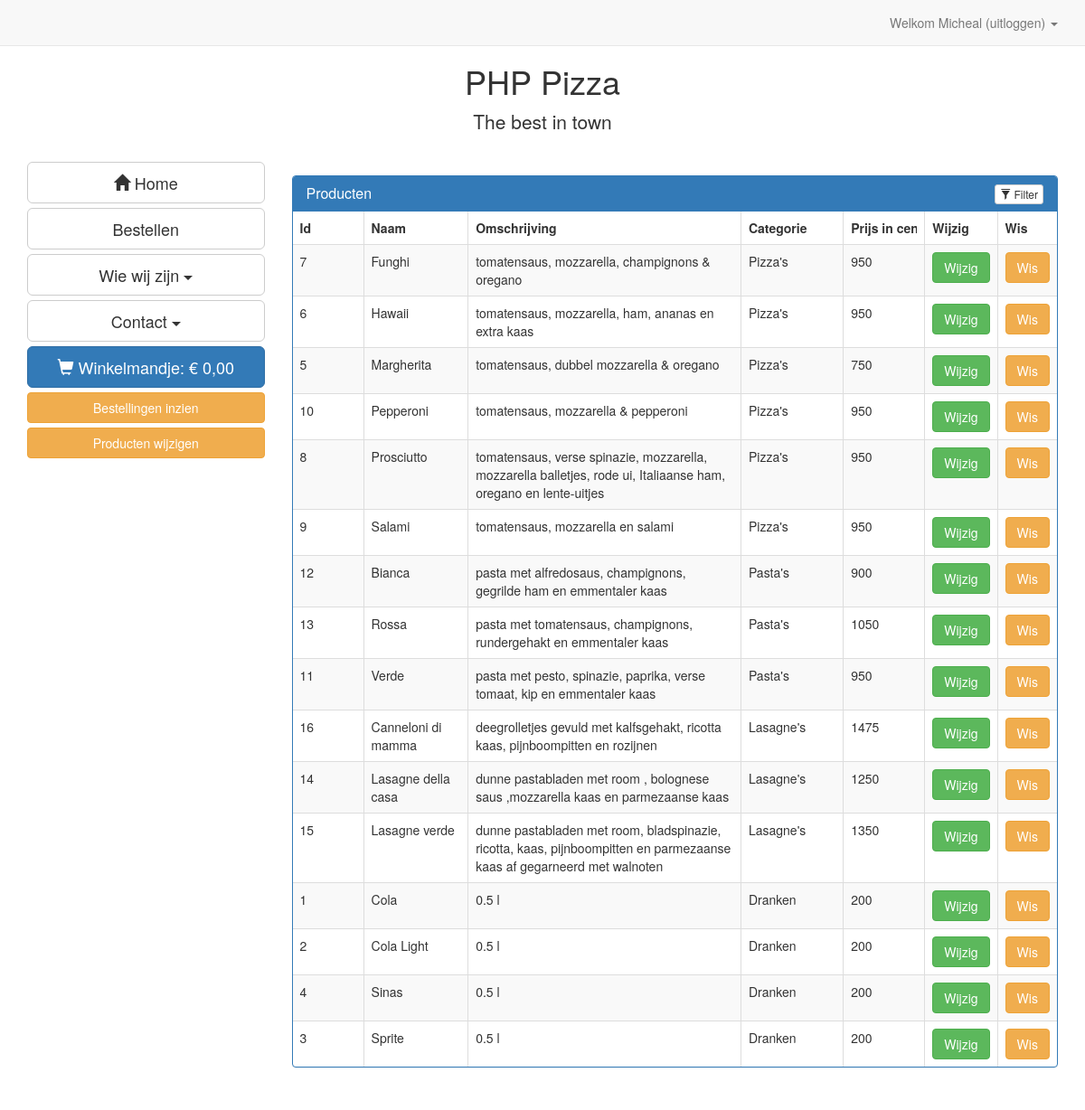
/?page=producten (signed in), run on an earlier commit of the app's database.
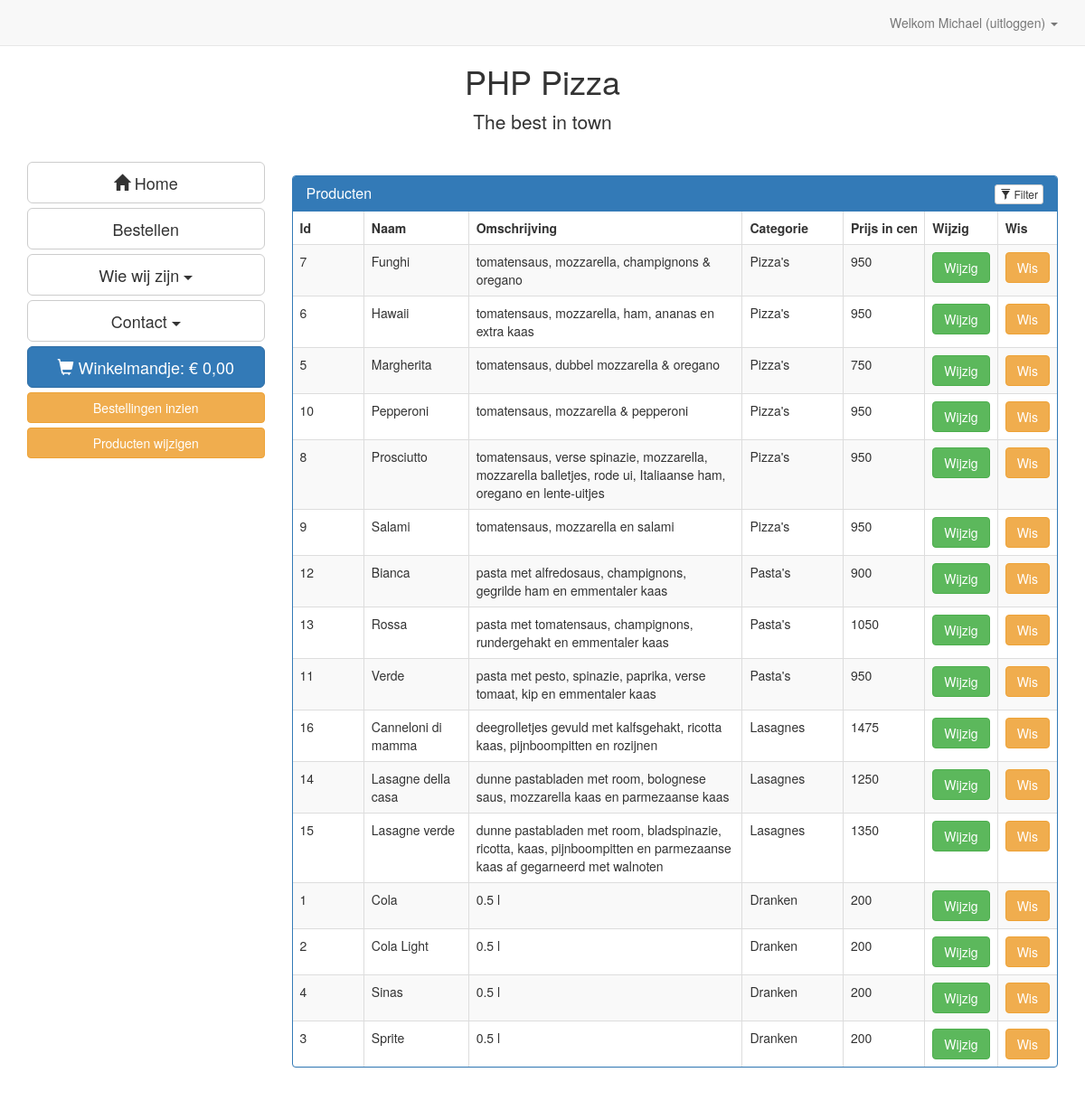
And on a later commit of the database.
### tables this page shows
CREATE TABLE product (
  id                         	INTEGER UNSIGNED         	NOT NULL     AUTO_INCREMENT,
  naam                       	varchar(100)             	NOT NULL,
  omschrijving               	text,
  categorie_id               	INTEGER UNSIGNED         	NOT NULL,
  prijs              			int(10)                   	NOT NULL,
  actief						tinyint(1)					NOT NULL,
PRIMARY KEY(id),
FOREIGN KEY(categorie_id)    		REFERENCES productcategorie(id)
);

CREATE TABLE productcategorie (
  id                         	INTEGER UNSIGNED         	NOT NULL     AUTO_INCREMENT,
  naam                       	varchar(40)              	NOT NULL,
PRIMARY KEY(id)
);

### functions/get_products.php (called while the page is built, shortened)
<?php
function getAllProducts(){
    global $db;
    $sql = '
      SELECT product.id, product.naam, product.omschrijving, product.prijs, productcategorie.naam AS categorie
      FROM product
      JOIN productcategorie ON product.categorie_id = productcategorie.id
      WHERE product.actief = 1
      ORDER BY categorie_id, naam';
      $stmt = $db->prepare($sql);
      $stmt->execute();
      $result = $stmt->fetchAll(PDO::FETCH_ASSOC);
      return($result);
}
 ?>

### parts/producten.php (the view, shortened to what this page needs)
<?php
if(!$_SESSION['logged_in']){
    echo "Helaas u heeft geen rechten om deze pagina te bezoeken.";
  }elseif($_SESSION['autorisatie_id'] <= 1){
    $productArray = getAllProducts();
?>
  <div class="panel panel-primary filterable">
    <div class="panel-heading">
        <h3 class="panel-title">Producten</h3>
        <div class="pull-right">
            <button class="btn btn-default btn-xs btn-filter"><span class="glyphicon glyphicon-filter"></span> Filter</button>
        </div>
    </div>
    <table class="table table-bordered table-striped">
        <thead>
            <tr class="filters">
                <th id="Id"><input type="text" class="form-control" placeholder="Id" disabled></th>
                <th id="Naam"><input type="text" class="form-control" placeholder="Naam" disabled></th>
                <th id="Omschrijving"><input type="text" class="form-control" placeholder="Omschrijving" disabled></th>
                <th id="Categorie"><input type="text" class="form-control" placeholder="Categorie" disabled></th>
                <th id="Prijs in centen"><input type="text" class="form-control" placeholder="Prijs in centen" disabled></th>
                <th id="Wijzig">Wijzig</th>
                <th id="Wis">Wis</th>
            </tr>
        </thead>
        <tbody>
        <?php
        foreach($productArray as $product){
            echo '
                <tr>
                    <td style="text-align:left;">'.$product["id"].'</td>
                    <td style="text-align:left;">'.$product["naam"].'</td>
                    <td style="text-align:left;">'.$product["omschrijving"].'</td>
                    <td style="text-align:left;">'.$product["categorie"].'</td>
                    <td style="text-align:left;">'.$product["prijs"].'</td>
                    <td style="text-align:left;">
                        <button class="btn btn-success" contenteditable="false" data-target="#myModal" data-toggle="modal">Wijzig</button>
                    </td>
                    <td style="text-align:left;">
                    <a href="functions/updateProduct.php?action=delete&id='.$product["id"].'" class="btn btn-warning" role="button">Wis</a>
                    </td>
                </tr>
            ';
        }
        ?>
        </tbody>
    </table>
<?php
}else{
  echo "Helaas u bent ingelogd, u heeft echter niet genoeg rechten om deze pagina te bezoeken.<br> Uw autorizatie level is ". $_SESSION['autorisatie_id']." terwijl voor deze pagina een level van  <= 1 wordt vereist.";
}
?>

### parts/header.php (shortened to what this page needs)
<div class="header" id="header">
  <nav class="navbar navbar-default navbar-fixed-top">
          <div class="container">
            <div id="navbar" class="navbar-collapse collapse">
            <ul class="nav navbar-nav navbar-right">
              <li class="dropdown">
                <a href="#" class="dropdown-toggle" data-toggle="dropdown" role="button" id="loginText">
                  <?php if(!$logged_in){
                    echo "inloggen";
                  }else{
                    echo "Welkom ".ucfirst(strtolower($_SESSION["user_name"]))." (uitloggen)";
                    ?>
                    <?php
                  }
                  ?>
                  <span class="caret"></span>
                </a>
              </li>
            </ul>
          </div>
      </div>
    </nav>
    <div class="container text-center">
      <h1 class="bedrijfsnaam">PHP Pizza</h1>
      <p class="lead beschrijving">The best in town</p>
    </div>
</div>

What changed in the data, as far as the page shows it:
changed through a linked row, product "Canneloni di mamma": categorie.naam "Lasagne's" → "Lasagnes"
changed product "Lasagne della casa": omschrijving "dunne pastabladen met room , bolognese saus ,mozzarella kaas en parmezaanse kaas" → "dunne pastabladen met room, bolognese saus, mozzarella kaas en parmezaanse kaas"; categorie.naam "Lasagne's" → "Lasagnes"
changed through a linked row, product "Lasagne verde": categorie.naam "Lasagne's" → "Lasagnes"
Also different on the page:
$_SESSION["user_name"]: "Micheal" → "Michael"
